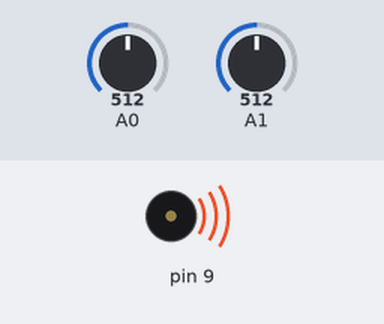
Bench run of a sketch on a simulated Arduino Uno, built with avr-gcc and run on an emulated ATmega328P. Shown: buzzer (waves = sounding). The test bench sets the inputs (shaded band); at power-on: A0 = 512, A1 = 512. What the sketch prints to the serial monitor is not drawn.

Above: at 0.1 s.
Timing chart, 0 to 1.6 s (numbered marks = the images above):
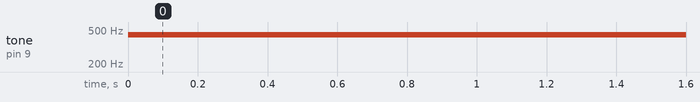

Measured:
- by itself, tone on pin 9: silent → 440 Hz at 0.00 s

The sketch:

sketch_jul5d.ino
```cpp
void setup() {
  Serial.begin(9600);
}

void loop() {
  int x = analogRead(A0);
  int y = analogRead(A1);
  Serial.print(x);
  Serial.print("\t");
  Serial.println(y);

  tone(9, 440+map(y,0,1023,-100,100));
  delay(x/1023.0*500);
}
```
